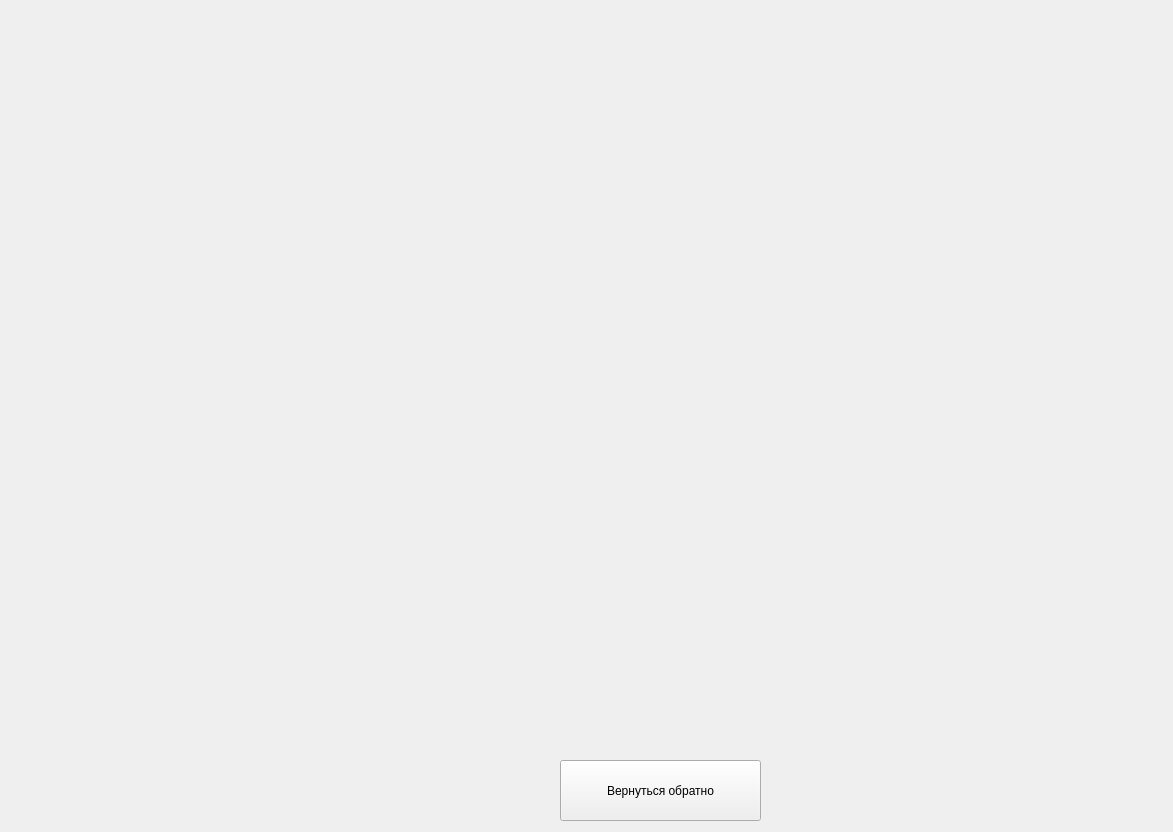
<?xml version="1.0" encoding="UTF-8"?>
<ui version="4.0">
 <class>Form</class>
 <widget class="QWidget" name="Form">
  <property name="geometry">
   <rect>
    <x>0</x>
    <y>0</y>
    <width>1173</width>
    <height>832</height>
   </rect>
  </property>
  <property name="windowTitle">
   <string>Form</string>
  </property>
  <widget class="QPushButton" name="pushButton">
   <property name="geometry">
    <rect>
     <x>560</x>
     <y>760</y>
     <width>201</width>
     <height>61</height>
    </rect>
   </property>
   <property name="text">
    <string>Вернуться обратно</string>
   </property>
  </widget>
 </widget>
 <resources/>
 <connections/>
</ui>
